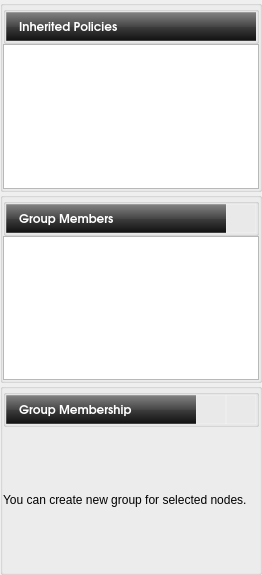
         <widget class="QFrame" name="frameDetails">
          <property name="sizePolicy">
           <sizepolicy hsizetype="Preferred" vsizetype="Preferred">
            <horstretch>0</horstretch>
            <verstretch>1</verstretch>
           </sizepolicy>
          </property>
          <property name="frameShape">
           <enum>QFrame::NoFrame</enum>
          </property>
          <property name="frameShadow">
           <enum>QFrame::Plain</enum>
          </property>
          <layout class="QGridLayout" name="gridLayout_10">
           <property name="margin">
            <number>0</number>
           </property>
           <property name="spacing">
            <number>0</number>
           </property>
           <item row="0" column="0">
            <widget class="QGroupBox" name="groupInherited">
             <property name="enabled">
              <bool>true</bool>
             </property>
             <property name="sizePolicy">
              <sizepolicy hsizetype="Preferred" vsizetype="Preferred">
               <horstretch>0</horstretch>
               <verstretch>1</verstretch>
              </sizepolicy>
             </property>
             <property name="autoFillBackground">
              <bool>false</bool>
             </property>
             <property name="title">
              <string/>
             </property>
             <property name="flat">
              <bool>true</bool>
             </property>
             <property name="checkable">
              <bool>false</bool>
             </property>
             <layout class="QGridLayout" name="gridLayout_8">
              <property name="margin">
               <number>0</number>
              </property>
              <property name="spacing">
               <number>0</number>
              </property>
              <item row="1" column="0">
               <widget class="QListWidget" name="listApplied">
                <property name="sizePolicy">
                 <sizepolicy hsizetype="Preferred" vsizetype="Preferred">
                  <horstretch>0</horstretch>
                  <verstretch>0</verstretch>
                 </sizepolicy>
                </property>
               </widget>
              </item>
              <item row="0" column="0">
               <widget class="QGroupBox" name="groupBox_3">
                <property name="title">
                 <string/>
                </property>
                <property name="flat">
                 <bool>true</bool>
                </property>
                <layout class="QHBoxLayout" name="horizontalLayout_3">
                 <property name="spacing">
                  <number>0</number>
                 </property>
                 <property name="margin">
                  <number>0</number>
                 </property>
                 <item>
                  <widget class="QLabel" name="label_5">
                   <property name="sizePolicy">
                    <sizepolicy hsizetype="Fixed" vsizetype="Preferred">
                     <horstretch>0</horstretch>
                     <verstretch>0</verstretch>
                    </sizepolicy>
                   </property>
                   <property name="styleSheet">
                    <string notr="true">background-color: qlineargradient(spread:pad, x1:0.5, y1:0, x2:0.5, y2:1, stop:0 rgba(132, 132, 132, 255), stop:0.501481 rgba(70, 70, 70, 255), stop:0.503057 rgba(62, 62, 62, 255), stop:1 rgba(16, 16, 16, 255));
color:rgb(255,255,255);
/*qlineargradient(spread:pad, x1:0.5, y1:1, x2:0.5, y2:0, stop:0 rgba(183, 100, 124, 255), stop:0.0212465 rgba(91, 33, 50, 255), stop:0.521739 rgba(152, 86, 105, 255), stop:0.527174 rgba(155, 98, 115, 255), stop:0.983696 rgba(184, 141, 153, 255), stop:1 rgba(220, 173, 186, 255));*/
/*background-color: qlineargradient(spread:pad, x1:1, y1:1, x2:0, y2:0, stop:0 rgba(219, 219, 219, 100), stop:1 rgba(255, 255, 255, 100));*/
border-top: 1px solid rgba(255,255,255,50);
border-right: 0px solid rgba(255,255,255,50);
border-bottom: 1px solid rgba(255,255,255,50);
border-left: 1px solid rgba(255,255,255,50);
padding-left: 5px;</string>
                   </property>
                   <property name="text">
                    <string/>
                   </property>
                   <property name="pixmap">
                    <pixmap resource="data.qrc">:/icons/application-x-mswinurl.png</pixmap>
                   </property>
                   <property name="scaledContents">
                    <bool>false</bool>
                   </property>
                   <property name="margin">
                    <number>0</number>
                   </property>
                   <property name="indent">
                    <number>0</number>
                   </property>
                  </widget>
                 </item>
                 <item>
                  <widget class="QLabel" name="label_8">
                   <property name="sizePolicy">
                    <sizepolicy hsizetype="Preferred" vsizetype="Preferred">
                     <horstretch>0</horstretch>
                     <verstretch>0</verstretch>
                    </sizepolicy>
                   </property>
                   <property name="minimumSize">
                    <size>
                     <width>0</width>
                     <height>29</height>
                    </size>
                   </property>
                   <property name="maximumSize">
                    <size>
                     <width>16777215</width>
                     <height>29</height>
                    </size>
                   </property>
                   <property name="font">
                    <font>
                     <family>URW Gothic L</family>
                     <pointsize>9</pointsize>
                     <weight>75</weight>
                     <bold>true</bold>
                     <underline>false</underline>
                    </font>
                   </property>
                   <property name="styleSheet">
                    <string notr="true">background-color: qlineargradient(spread:pad, x1:0.5, y1:0, x2:0.5, y2:1, stop:0 rgba(132, 132, 132, 255), stop:0.501481 rgba(70, 70, 70, 255), stop:0.503057 rgba(62, 62, 62, 255), stop:1 rgba(16, 16, 16, 255));
color:rgb(255,255,255);
/*qlineargradient(spread:pad, x1:0.5, y1:1, x2:0.5, y2:0, stop:0 rgba(183, 100, 124, 255), stop:0.0212465 rgba(91, 33, 50, 255), stop:0.521739 rgba(152, 86, 105, 255), stop:0.527174 rgba(155, 98, 115, 255), stop:0.983696 rgba(184, 141, 153, 255), stop:1 rgba(220, 173, 186, 255));*/
/*background-color: qlineargradient(spread:pad, x1:1, y1:1, x2:0, y2:0, stop:0 rgba(219, 219, 219, 100), stop:1 rgba(255, 255, 255, 100));*/
border-top: 1px solid rgba(255,255,255,50);
border-right: 0px solid rgba(255,255,255,50);
border-bottom: 1px solid rgba(255,255,255,50);
border-left: 0px solid rgba(255,255,255,50);</string>
                   </property>
                   <property name="text">
                    <string>Inherited Policies</string>
                   </property>
                   <property name="margin">
                    <number>5</number>
                   </property>
                   <property name="indent">
                    <number>0</number>
                   </property>
                  </widget>
                 </item>
                </layout>
               </widget>
              </item>
             </layout>
            </widget>
           </item>
           <item row="1" column="0">
            <widget class="QGroupBox" name="groupGMembers">
             <property name="sizePolicy">
              <sizepolicy hsizetype="Preferred" vsizetype="Preferred">
               <horstretch>0</horstretch>
               <verstretch>1</verstretch>
              </sizepolicy>
             </property>
             <property name="title">
              <string/>
             </property>
             <property name="flat">
              <bool>true</bool>
             </property>
             <layout class="QGridLayout" name="gridLayout_9">
              <property name="margin">
               <number>0</number>
              </property>
              <property name="spacing">
               <number>0</number>
              </property>
              <item row="1" column="0">
               <widget class="QListWidget" name="listGroupMembers">
                <property name="sizePolicy">
                 <sizepolicy hsizetype="Preferred" vsizetype="Preferred">
                  <horstretch>0</horstretch>
                  <verstretch>0</verstretch>
                 </sizepolicy>
                </property>
               </widget>
              </item>
              <item row="0" column="0">
               <widget class="QGroupBox" name="groupBox_4">
                <property name="title">
                 <string/>
                </property>
                <property name="flat">
                 <bool>true</bool>
                </property>
                <layout class="QHBoxLayout" name="horizontalLayout_4">
                 <property name="spacing">
                  <number>0</number>
                 </property>
                 <property name="margin">
                  <number>0</number>
                 </property>
                 <item>
                  <widget class="QLabel" name="label_12">
                   <property name="sizePolicy">
                    <sizepolicy hsizetype="Fixed" vsizetype="Preferred">
                     <horstretch>0</horstretch>
                     <verstretch>0</verstretch>
                    </sizepolicy>
                   </property>
                   <property name="styleSheet">
                    <string notr="true">background-color: qlineargradient(spread:pad, x1:0.5, y1:0, x2:0.5, y2:1, stop:0 rgba(132, 132, 132, 255), stop:0.501481 rgba(70, 70, 70, 255), stop:0.503057 rgba(62, 62, 62, 255), stop:1 rgba(16, 16, 16, 255));
color:rgb(255,255,255);
/*qlineargradient(spread:pad, x1:0.5, y1:1, x2:0.5, y2:0, stop:0 rgba(183, 100, 124, 255), stop:0.0212465 rgba(91, 33, 50, 255), stop:0.521739 rgba(152, 86, 105, 255), stop:0.527174 rgba(155, 98, 115, 255), stop:0.983696 rgba(184, 141, 153, 255), stop:1 rgba(220, 173, 186, 255));*/
/*background-color: qlineargradient(spread:pad, x1:1, y1:1, x2:0, y2:0, stop:0 rgba(219, 219, 219, 100), stop:1 rgba(255, 255, 255, 100));*/
border-top: 1px solid rgba(255,255,255,50);
border-right: 0px solid rgba(255,255,255,50);
border-bottom: 1px solid rgba(255,255,255,50);
border-left: 1px solid rgba(255,255,255,50);
padding-left: 5px;</string>
                   </property>
                   <property name="text">
                    <string/>
                   </property>
                   <property name="pixmap">
                    <pixmap resource="data.qrc">:/icons/computer16.png</pixmap>
                   </property>
                   <property name="scaledContents">
                    <bool>false</bool>
                   </property>
                   <property name="margin">
                    <number>0</number>
                   </property>
                   <property name="indent">
                    <number>0</number>
                   </property>
                  </widget>
                 </item>
                 <item>
                  <widget class="QLabel" name="label_9">
                   <property name="sizePolicy">
                    <sizepolicy hsizetype="Preferred" vsizetype="Preferred">
                     <horstretch>0</horstretch>
                     <verstretch>0</verstretch>
                    </sizepolicy>
                   </property>
                   <property name="minimumSize">
                    <size>
                     <width>0</width>
                     <height>29</height>
                    </size>
                   </property>
                   <property name="maximumSize">
                    <size>
                     <width>16777215</width>
                     <height>29</height>
                    </size>
                   </property>
                   <property name="font">
                    <font>
                     <family>URW Gothic L</family>
                     <pointsize>9</pointsize>
                     <weight>75</weight>
                     <bold>true</bold>
                     <underline>false</underline>
                    </font>
                   </property>
                   <property name="styleSheet">
                    <string notr="true">background-color: qlineargradient(spread:pad, x1:0.5, y1:0, x2:0.5, y2:1, stop:0 rgba(132, 132, 132, 255), stop:0.501481 rgba(70, 70, 70, 255), stop:0.503057 rgba(62, 62, 62, 255), stop:1 rgba(16, 16, 16, 255));
color:rgb(255,255,255);
/*qlineargradient(spread:pad, x1:0.5, y1:1, x2:0.5, y2:0, stop:0 rgba(183, 100, 124, 255), stop:0.0212465 rgba(91, 33, 50, 255), stop:0.521739 rgba(152, 86, 105, 255), stop:0.527174 rgba(155, 98, 115, 255), stop:0.983696 rgba(184, 141, 153, 255), stop:1 rgba(220, 173, 186, 255));*/
/*background-color: qlineargradient(spread:pad, x1:1, y1:1, x2:0, y2:0, stop:0 rgba(219, 219, 219, 100), stop:1 rgba(255, 255, 255, 100));*/
border-top: 1px solid rgba(255,255,255,50);
border-right: 0px solid rgba(255,255,255,50);
border-bottom: 1px solid rgba(255,255,255,50);
border-left: 0px solid rgba(255,255,255,50);</string>
                   </property>
                   <property name="text">
                    <string>Group Members</string>
                   </property>
                   <property name="margin">
                    <number>5</number>
                   </property>
                   <property name="indent">
                    <number>0</number>
                   </property>
                  </widget>
                 </item>
                 <item>
                  <widget class="QPushButton" name="pushGroupEdit">
                   <property name="minimumSize">
                    <size>
                     <width>30</width>
                     <height>29</height>
                    </size>
                   </property>
                   <property name="maximumSize">
                    <size>
                     <width>30</width>
                     <height>16777215</height>
                    </size>
                   </property>
                   <property name="autoFillBackground">
                    <bool>false</bool>
                   </property>
                   <property name="styleSheet">
                    <string notr="true">border: 1px solid rgba(255,255,255,50);
border-radius: 0px;</string>
                   </property>
                   <property name="text">
                    <string/>
                   </property>
                   <property name="icon">
                    <iconset resource="data.qrc">
                     <normaloff>:/icons/settings32.png</normaloff>:/icons/settings32.png</iconset>
                   </property>
                  </widget>
                 </item>
                </layout>
               </widget>
              </item>
             </layout>
            </widget>
           </item>
           <item row="2" column="0">
            <widget class="QGroupBox" name="groupGMembership">
             <property name="sizePolicy">
              <sizepolicy hsizetype="Preferred" vsizetype="Preferred">
               <horstretch>0</horstretch>
               <verstretch>1</verstretch>
              </sizepolicy>
             </property>
             <property name="title">
              <string/>
             </property>
             <property name="alignment">
              <set>Qt::AlignLeading|Qt::AlignLeft|Qt::AlignVCenter</set>
             </property>
             <property name="flat">
              <bool>true</bool>
             </property>
             <layout class="QGridLayout" name="gridLayout_11">
              <property name="margin">
               <number>0</number>
              </property>
              <property name="spacing">
               <number>0</number>
              </property>
              <item row="1" column="0">
               <widget class="QStackedWidget" name="stackedGMembership">
                <property name="minimumSize">
                 <size>
                  <width>0</width>
                  <height>50</height>
                 </size>
                </property>
                <property name="currentIndex">
                 <number>1</number>
                </property>
                <widget class="QWidget" name="pageGroupOld">
                 <layout class="QGridLayout" name="gridLayout_12">
                  <property name="margin">
                   <number>0</number>
                  </property>
                  <property name="spacing">
                   <number>0</number>
                  </property>
                  <item row="0" column="0">
                   <widget class="QLabel" name="labelGroupOld">
                    <property name="styleSheet">
                     <string notr="true">        show-decoration-selected: 1; /* make the selection span the entire width of the view */
        color: #444444;
        border-bottom-left-radius: 3px;
        border-bottom-right-radius: 3px;
        font-size: 12px;
        text-decoration: none;
        background-color: qlineargradient(spread:pad, x1:0.5, y1:0, x2:0.516304,
            y2:0.653, stop:0 rgba(171, 171, 171, 255), stop:1 rgba(255, 255, 255, 220));</string>
                    </property>
                    <property name="text">
                     <string>These nodes are members of ??? group.</string>
                    </property>
                   </widget>
                  </item>
                 </layout>
                </widget>
                <widget class="QWidget" name="pageGroupNew">
                 <layout class="QGridLayout" name="gridLayout_13">
                  <property name="margin">
                   <number>0</number>
                  </property>
                  <property name="spacing">
                   <number>0</number>
                  </property>
                  <item row="0" column="0">
                   <widget class="QLabel" name="labelGroupNew">
                    <property name="text">
                     <string>You can create new group for selected nodes.</string>
                    </property>
                   </widget>
                  </item>
                 </layout>
                </widget>
               </widget>
              </item>
              <item row="0" column="0">
               <widget class="QGroupBox" name="groupBox_5">
                <property name="title">
                 <string/>
                </property>
                <property name="flat">
                 <bool>true</bool>
                </property>
                <layout class="QHBoxLayout" name="horizontalLayout_6">
                 <property name="spacing">
                  <number>0</number>
                 </property>
                 <property name="margin">
                  <number>0</number>
                 </property>
                 <item>
                  <widget class="QLabel" name="label_13">
                   <property name="sizePolicy">
                    <sizepolicy hsizetype="Fixed" vsizetype="Preferred">
                     <horstretch>0</horstretch>
                     <verstretch>0</verstretch>
                    </sizepolicy>
                   </property>
                   <property name="styleSheet">
                    <string notr="true">background-color: qlineargradient(spread:pad, x1:0.5, y1:0, x2:0.5, y2:1, stop:0 rgba(132, 132, 132, 255), stop:0.501481 rgba(70, 70, 70, 255), stop:0.503057 rgba(62, 62, 62, 255), stop:1 rgba(16, 16, 16, 255));
color:rgb(255,255,255);
/*qlineargradient(spread:pad, x1:0.5, y1:1, x2:0.5, y2:0, stop:0 rgba(183, 100, 124, 255), stop:0.0212465 rgba(91, 33, 50, 255), stop:0.521739 rgba(152, 86, 105, 255), stop:0.527174 rgba(155, 98, 115, 255), stop:0.983696 rgba(184, 141, 153, 255), stop:1 rgba(220, 173, 186, 255));*/
/*background-color: qlineargradient(spread:pad, x1:1, y1:1, x2:0, y2:0, stop:0 rgba(219, 219, 219, 100), stop:1 rgba(255, 255, 255, 100));*/
border-top: 1px solid rgba(255,255,255,50);
border-right: 0px solid rgba(255,255,255,50);
border-bottom: 1px solid rgba(255,255,255,50);
border-left: 1px solid rgba(255,255,255,50);
padding-left: 5px;</string>
                   </property>
                   <property name="text">
                    <string/>
                   </property>
                   <property name="pixmap">
                    <pixmap resource="data.qrc">:/icons/computer16.png</pixmap>
                   </property>
                   <property name="scaledContents">
                    <bool>false</bool>
                   </property>
                   <property name="margin">
                    <number>0</number>
                   </property>
                   <property name="indent">
                    <number>0</number>
                   </property>
                  </widget>
                 </item>
                 <item>
                  <widget class="QLabel" name="label_11">
                   <property name="sizePolicy">
                    <sizepolicy hsizetype="Preferred" vsizetype="Preferred">
                     <horstretch>0</horstretch>
                     <verstretch>0</verstretch>
                    </sizepolicy>
                   </property>
                   <property name="minimumSize">
                    <size>
                     <width>0</width>
                     <height>29</height>
                    </size>
                   </property>
                   <property name="maximumSize">
                    <size>
                     <width>16777215</width>
                     <height>29</height>
                    </size>
                   </property>
                   <property name="font">
                    <font>
                     <family>URW Gothic L</family>
                     <pointsize>9</pointsize>
                     <weight>75</weight>
                     <bold>true</bold>
                     <underline>false</underline>
                    </font>
                   </property>
                   <property name="styleSheet">
                    <string notr="true">background-color: qlineargradient(spread:pad, x1:0.5, y1:0, x2:0.5, y2:1, stop:0 rgba(132, 132, 132, 255), stop:0.501481 rgba(70, 70, 70, 255), stop:0.503057 rgba(62, 62, 62, 255), stop:1 rgba(16, 16, 16, 255));
color:rgb(255,255,255);
/*qlineargradient(spread:pad, x1:0.5, y1:1, x2:0.5, y2:0, stop:0 rgba(183, 100, 124, 255), stop:0.0212465 rgba(91, 33, 50, 255), stop:0.521739 rgba(152, 86, 105, 255), stop:0.527174 rgba(155, 98, 115, 255), stop:0.983696 rgba(184, 141, 153, 255), stop:1 rgba(220, 173, 186, 255));*/
/*background-color: qlineargradient(spread:pad, x1:1, y1:1, x2:0, y2:0, stop:0 rgba(219, 219, 219, 100), stop:1 rgba(255, 255, 255, 100));*/
border-top: 1px solid rgba(255,255,255,50);
border-right: 0px solid rgba(255,255,255,50);
border-bottom: 1px solid rgba(255,255,255,50);
border-left: 0px solid rgba(255,255,255,50);</string>
                   </property>
                   <property name="text">
                    <string>Group Membership</string>
                   </property>
                   <property name="margin">
                    <number>5</number>
                   </property>
                   <property name="indent">
                    <number>0</number>
                   </property>
                  </widget>
                 </item>
                 <item>
                  <widget class="QPushButton" name="pushGroupNew">
                   <property name="minimumSize">
                    <size>
                     <width>30</width>
                     <height>29</height>
                    </size>
                   </property>
                   <property name="maximumSize">
                    <size>
                     <width>30</width>
                     <height>16777215</height>
                    </size>
                   </property>
                   <property name="autoFillBackground">
                    <bool>false</bool>
                   </property>
                   <property name="styleSheet">
                    <string notr="true">border: 1px solid rgba(255,255,255,50);
border-radius: 0px;</string>
                   </property>
                   <property name="text">
                    <string/>
                   </property>
                   <property name="icon">
                    <iconset resource="data.qrc">
                     <normaloff>:/icons/list-add.png</normaloff>:/icons/list-add.png</iconset>
                   </property>
                  </widget>
                 </item>
                 <item>
                  <widget class="QPushButton" name="pushGroupOld">
                   <property name="minimumSize">
                    <size>
                     <width>30</width>
                     <height>29</height>
                    </size>
                   </property>
                   <property name="maximumSize">
                    <size>
                     <width>30</width>
                     <height>16777215</height>
                    </size>
                   </property>
                   <property name="autoFillBackground">
                    <bool>false</bool>
                   </property>
                   <property name="styleSheet">
                    <string notr="true">border: 1px solid rgba(255,255,255,50);
border-radius: 0px;</string>
                   </property>
                   <property name="text">
                    <string/>
                   </property>
                   <property name="icon">
                    <iconset resource="data.qrc">
                     <normaloff>:/icons/settings32.png</normaloff>:/icons/settings32.png</iconset>
                   </property>
                  </widget>
                 </item>
                </layout>
               </widget>
              </item>
             </layout>
            </widget>
           </item>
          </layout>
         </widget>
